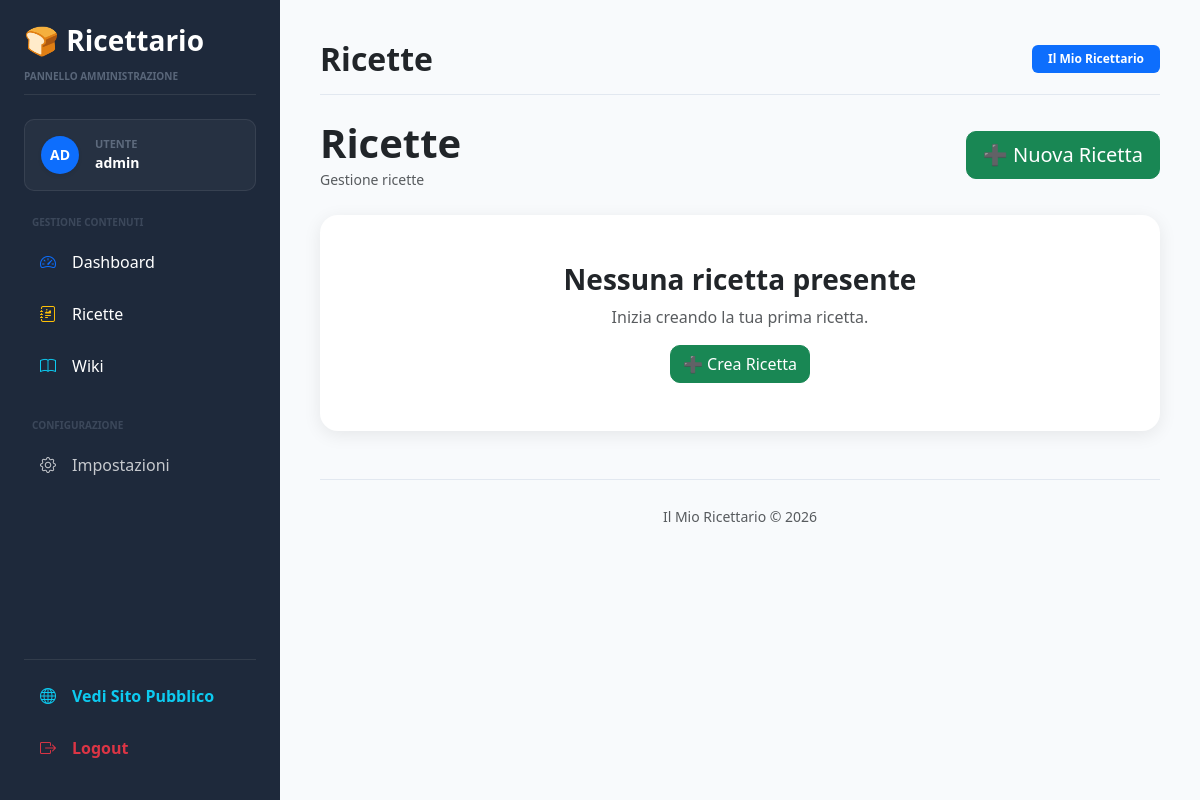
/admin/recipes (signed in), run on an earlier commit of the app's database.
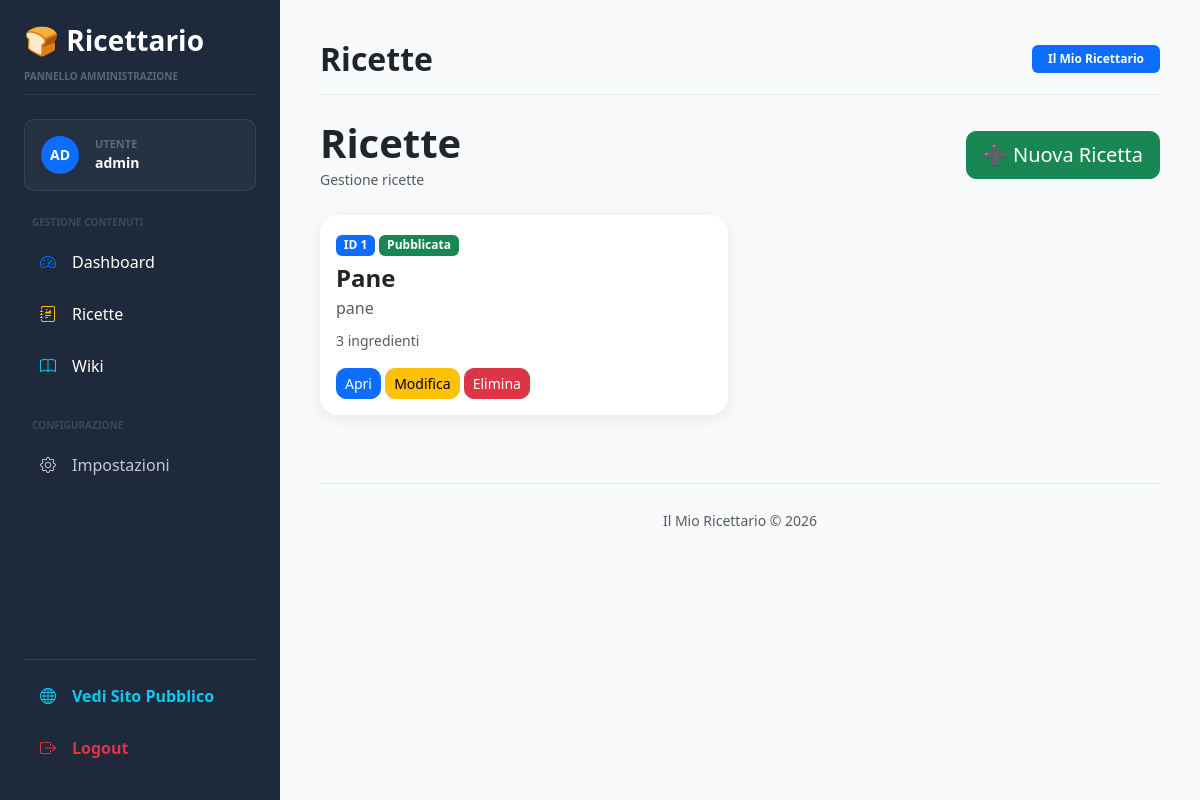
And on a later commit of the database.
### models/user.py (models this page shows, shortened)
class User(UserMixin, db.Model):
    __tablename__ = "users"
    id = db.Column(
        db.Integer,
        primary_key=True
    )
    username = db.Column(
        db.String(100),
        unique=True,
        nullable=False
    )
    password_hash = db.Column(
        db.String(255),
        nullable=False
    )
    is_admin = db.Column(
        db.Boolean,
        default=False
    )

### models/recipe.py (models this page shows, shortened)
class Recipe(db.Model):
    __tablename__ = "recipes"
    id = db.Column(
        db.Integer,
        primary_key=True
    )
    name = db.Column(
        db.String(255),
        nullable=False
    )
    slug = db.Column(
        db.String(255),
        unique=True,
        nullable=False
    )
    description = db.Column(
        db.Text
    )
    instructions = db.Column(
        db.Text
    )
    image = db.Column(
        db.String(255)
    )
    is_published = db.Column(
        db.Boolean,
        default=True
    )
    created_at = db.Column(
        db.DateTime,
        default=datetime.utcnow
    )
    updated_at = db.Column(
        db.DateTime,
        default=datetime.utcnow,
        onupdate=datetime.utcnow
    )
    ingredients = db.relationship(
        "RecipeIngredient",
        backref="recipe",
        cascade="all, delete-orphan",
        lazy=True,
        order_by="RecipeIngredient.sort_order"
    )
    features = db.relationship(
        "RecipeFeature",
        backref="recipe",
        cascade="all, delete-orphan",
        lazy=True
    )
    def ingredient_count(self):
        return len(self.ingredients)

### routes/admin.py (the view)
@admin_bp.route("/recipes")
@login_required
def recipes():
    recipes = Recipe.query.order_by(
        Recipe.id.desc()
    ).all()
    return render_template(
        "admin/recipes.html",
        recipes=recipes
    )

### app.py (called while the page is built)
@login_manager.user_loader
def load_user(user_id):
    return db.session.get(
        User,
        int(user_id)
    )

### templates/admin/recipes.html (shortened to what this page needs)
{% extends "base.html" %}
{% block page_title %}
Ricette
{% endblock %}
{% block content %}
<div class="d-flex justify-content-between align-items-center mb-4">
    <div>
        <h1 class="fw-bold mb-0">
            Ricette
        </h1>
        <small class="text-muted">
            Gestione ricette
        </small>
    </div>
    <a href="/admin/recipes/new"
       class="btn btn-success btn-lg">
        ➕ Nuova Ricetta
    </a>
</div>
{% if recipes %}
<div class="row">
    {% for recipe in recipes %}
    <div class="col-xl-6">
        <div class="card recipe-card">
            <div class="card-body">
                <div>
                    <div class="mb-2">
                        <span class="badge bg-primary">
                            ID {{ recipe.id }}
                        </span>
                        {% if recipe.is_published %}
                        <span class="badge bg-success">
                            Pubblicata
                        </span>
                        {% else %}
                        <span class="badge bg-secondary">
                            Bozza
                        </span>
                        {% endif %}
                    </div>
                    <h4 class="mb-1">
                        {{ recipe.name }}
                    </h4>
                    <div class="text-muted mb-2">
                        {{ recipe.slug }}
                    </div>
                    <small class="text-muted">
                        {{ recipe.ingredient_count() }}
                        ingredienti
                    </small>
                </div>
                <div class="mt-3">
                    <a href="/admin/recipe/{{ recipe.id }}"
                       class="btn btn-primary btn-sm">
                        Apri
                    </a>
                    <a href="/admin/recipe/edit/{{ recipe.id }}"
                       class="btn btn-warning btn-sm">
                        Modifica
                    </a>
                    <a href="/admin/recipes/delete/{{ recipe.id }}"
                       class="btn btn-danger btn-sm"
                       onclick="return confirm('Eliminare la ricetta?');">
                        Elimina
                    </a>
                </div>
            </div>
        </div>
    </div>
    {% endfor %}
</div>
{% else %}
<div class="card recipe-card">
    <div class="card-body text-center p-5">
        <h3>
            Nessuna ricetta presente
        </h3>
        <p class="text-muted">
            Inizia creando la tua prima ricetta.
        </p>
        <a href="/admin/recipes/new"
           class="btn btn-success">
            ➕ Crea Ricetta
        </a>
    </div>
</div>
{% endif %}
{% endblock %}

### templates/base.html (shortened to what this page needs)
<!DOCTYPE html>
<html lang="it">
<head>
    <link href="https://cdn.jsdelivr.net/npm/bootstrap@5.3.0/dist/css/bootstrap.min.css" rel="stylesheet">
    <link rel="stylesheet"
          href="{{ url_for('static', filename='css/admin.css') }}">
    <link rel="stylesheet"
          href="https://cdn.jsdelivr.net/npm/bootstrap-icons@1.11.3/font/bootstrap-icons.min.css">
</head>
<body>
{% if current_user.is_authenticated %}
<div class="sidebar d-flex flex-column justify-content-between p-4"
     style="width: 280px; position: fixed; height: 100vh; background: #1e293b; color: #fff; z-index: 1000;">
    <div>
        <div class="mb-4 pb-2 border-bottom border-secondary border-opacity-25">
            <h3 class="mb-1 text-white fw-bold">
                🍞 Ricettario
            </h3>
            <small class="text-uppercase tracking-wider fw-semibold opacity-50" style="font-size: 10px; color: #94a3b8;">
                Pannello Amministrazione
            </small>
        </div>
        <div class="mb-4 p-3 d-flex align-items-center gap-3"
             style="background: rgba(255, 255, 255, 0.04);
                    border: 1px solid rgba(255, 255, 255, 0.08);
                    border-radius: 10px;">
            <div class="bg-primary rounded-circle d-flex align-items-center justify-content-center text-white fw-bold shadow-sm"
                 style="width: 38px; height: 38px; font-size: 14px;">
                {{ current_user.username[:2].upper() }}
            </div>
            <div>
                <div style="font-size: 11px; color: #94a3b8;" class="text-uppercase fw-bold opacity-50">
                    Utente
                </div>
                <div class="fw-bold text-white small">
                    {{ current_user.username }}
                </div>
            </div>
        </div>
        <div class="nav flex-column gap-1 mb-4">
            <span class="text-uppercase tracking-wider fw-bold px-2 mb-2 opacity-25" style="font-size: 10px; color: #94a3b8;">
                Gestione Contenuti
            </span>
            <a href="{{ url_for('admin.dashboard') }}" class="nav-link text-white rounded px-3 py-2 d-flex align-items-center gap-3 hover-sidebar">
                <i class="bi bi-speedometer2 text-primary"></i>
                <span>Dashboard</span>
            </a>
            <a href="{{ url_for('admin.recipes') }}" class="nav-link text-white rounded px-3 py-2 d-flex align-items-center gap-3 hover-sidebar">
                <i class="bi bi-journal-richtext text-warning"></i>
                <span>Ricette</span>
            </a>
            <a href="{{ url_for('admin.wiki_list') }}" class="nav-link text-white rounded px-3 py-2 d-flex align-items-center gap-3 hover-sidebar">
                <i class="bi bi-book text-info"></i>
                <span>Wiki</span>
            </a>
        </div>
        <div class="nav flex-column gap-1">
            <span class="text-uppercase tracking-wider fw-bold px-2 mb-2 opacity-25" style="font-size: 10px; color: #94a3b8;">
                Configurazione
            </span>
            <a href="#" class="nav-link text-white rounded px-3 py-2 d-flex align-items-center gap-3 opacity-75 hover-sidebar">
                <i class="bi bi-gear"></i>
                <span>Impostazioni</span>
            </a>
        </div>
    </div>
    <div class="pt-3 border-top border-secondary border-opacity-25 nav flex-column gap-1">
        <a href="{{ url_for('recipes.list_recipes') }}" target="_blank" class="nav-link text-info rounded px-3 py-2 d-flex align-items-center gap-3 hover-sidebar fw-semibold small">
            <i class="bi bi-globe"></i>
            <span>Vedi Sito Pubblico</span>
        </a>
        <a href="{{ url_for('admin.logout') }}" class="nav-link text-danger rounded px-3 py-2 d-flex align-items-center gap-3 hover-sidebar fw-semibold small">
            <i class="bi bi-box-arrow-right"></i>
            <span>Logout</span>
        </a>
    </div>
</div>
<div class="main-content" style="margin-left: 280px; padding: 40px; min-height: 100vh; background: #f8fafc;">
    <div class="d-flex justify-content-between align-items-center mb-4 pb-3 border-bottom" style="border-color: #e2e8f0 !important;">
        <div>
            <h2 class="fw-bold text-dark mb-0">
                {% block page_title %}{% endblock %}
            </h2>
        </div>
        <div>
            <span class="badge bg-primary px-3 py-2">
                Il Mio Ricettario
            </span>
        </div>
    </div>
{% else %}
<div class="container py-5">
{% endif %}
{% block content %}
{% endblock %}
{% if current_user.is_authenticated %}
    <div class="mt-5 text-center text-muted pt-4 border-top" style="border-color: #e2e8f0 !important;">
        <small>
            Il Mio Ricettario © 2026
        </small>
    </div>
{% endif %}
</div>
</body>
</html>

### static/css/admin.css (style rules this page uses)
body { background:#f1f5f9; font-family:Segoe UI, Arial, sans-serif; }
.sidebar { position:fixed; top:0; left:0; width:260px; height:100vh; background:#17233a; color:white; padding:20px; }
.sidebar h3 { margin-bottom:10px; font-weight:700; }
.sidebar a { display:block; color:#cbd5e1; text-decoration:none; padding:12px; border-radius:10px; margin-bottom:8px; transition:.2s; }
.main-content { margin-left:280px; padding:40px; }
.card { border:none; border-radius:18px; box-shadow:0 4px 18px rgba(0,0,0,.08); }
.recipe-card { background:white; margin-bottom:20px; }
.btn { border-radius:10px; }
h1,h2,h3,h4,h5 { font-weight:700; }

What changed in the data, as far as the page shows it:
added Recipe: id "1", is_published "Pubblicata", name "Pane", slug "pane", ingredient_count "3"
Also different on the page:
text no longer shown: "Nessuna ricetta presente Inizia creando la tua prima ricetta. ➕ Crea Ricetta"
